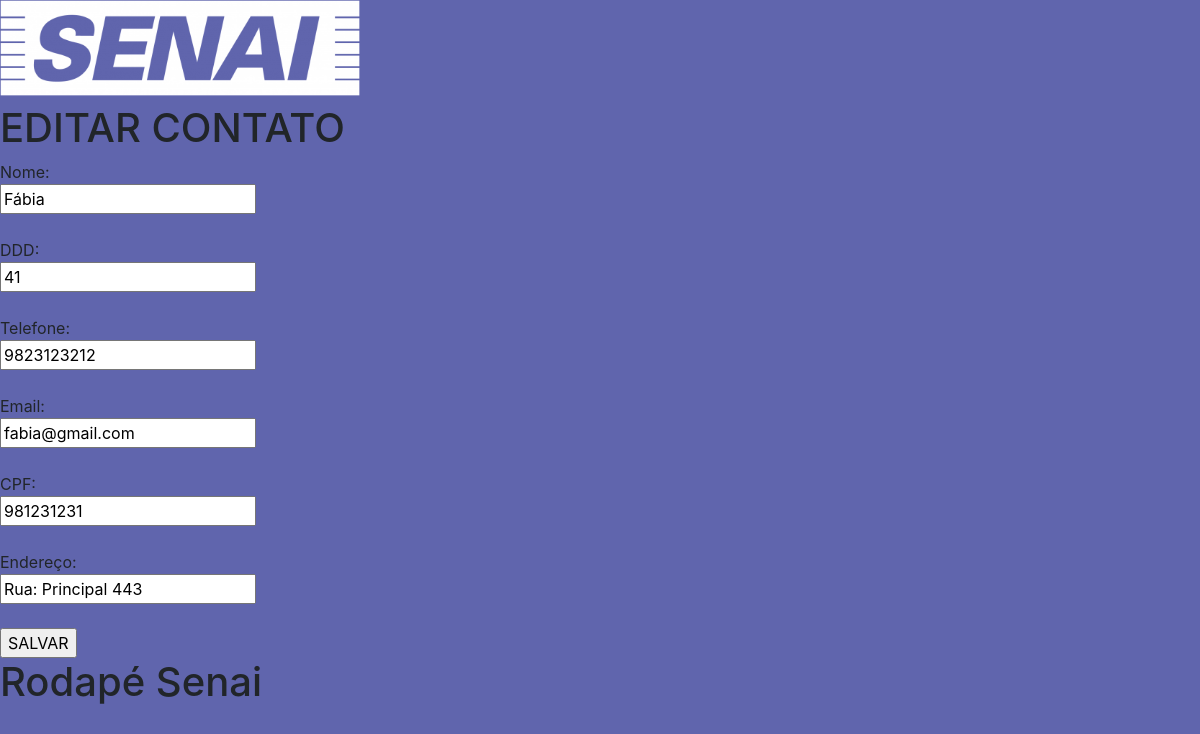
The page /editar_contato.php?id=1 on the database its author committed.
### tables this page shows
CREATE TABLE `contatos` (
  `id` int(11) NOT NULL,
  `nome` varchar(100) NOT NULL,
  `ddd` varchar(5) NOT NULL,
  `telefone` varchar(30) NOT NULL,
  `email` varchar(150) NOT NULL,
  `cpf` varchar(30) NOT NULL,
  `endereco` varchar(200) NOT NULL
);

### classes/contatos.class.php (called while the page is built, shortened)
<?php
require_once 'conexao.class.php';
class Contatos{
    private $con;
    public function __construct(){
        $this->con = new Conexao();
    }
    public function busca($id){
        try{
            $sql = $this->con->conectar()->prepare("SELECT * FROM contatos WHERE id = :id");
            $sql->bindValue(':id', $id);
            $sql->execute();
            if($sql->rowCount() > 0){
                return $sql->fetch();
            }else{
                return array();
            }
        }catch(PDOException $ex){
            echo "ERRO: ".$ex->getMessage();
        }
    }
}

### classes/conexao.class.php (called while the page is built)
<?php
    class Conexao {
        private $usuario;
        private $senha;
        private $banco;
        private $servidor;
        private static $pdo;
        public function __construct(){
            $this->servidor = "localhost";
            $this->banco = "agenda_senai";
            $this->usuario = "root";
            $this->senha = "";
        }
        public function conectar(){
            try{
                if(is_null(self::$pdo)){
                    self::$pdo = new PDO("mysql:host=".$this->servidor.";dbname=".$this->banco, $this->usuario, $this->senha);
                }
                return self::$pdo;
            }catch(PDOException $ex){
                echo "ERRO: ".$ex->getMessage();
            }
        }
    }
?>

### editar_contato.php (the view, shortened to what this page needs)
<?php
require 'inc/header.inc.php';
require 'classes/contatos.class.php';
$contato = new Contatos();
if(!empty($_GET['id'])){
    $id = $_GET['id'];
    $info = $contato->busca($id);
}else{
    header("Location: /agendaSenai");
    exit;
}
?>
<h1>EDITAR CONTATO</h1>
<form method="POST" action="editar_contato_submit.php">
    Nome: <br>
    <input type="text" name="nome" value="<?php echo $info['nome']; ?>"><br><br>
    DDD: <br>
    <input type="text" name="ddd" value="<?php echo $info['ddd']; ?>"><br><br>
    Telefone: <br>
    <input type="text" name="telefone" value="<?php echo $info['telefone']; ?>"><br><br>
    Email: <br>
    <input type="email" name="email" value="<?php echo $info['email']; ?>"><br><br>
    CPF: <br>
    <input type="text" name="cpf" value="<?php echo $info['cpf']; ?>"><br><br>
    Endereço: <br>
    <input type="text" name="endereco" value="<?php echo $info['endereco']; ?>"><br><br>
    <input type="submit"  value="SALVAR">
</form>
<?php require 'inc/footer.inc.php';?>

### css/estilo.css (style rules this page uses)
body { margin: 0 auto; width: 100%; max-width: 1920px; background-color: #6065ad; }

### rows shown on the page
contatos: nome "Fábia", ddd "41", telefone "9823123212", email "fabia@gmail.com", cpf "981231231", endereco "Rua: Principal 443"
